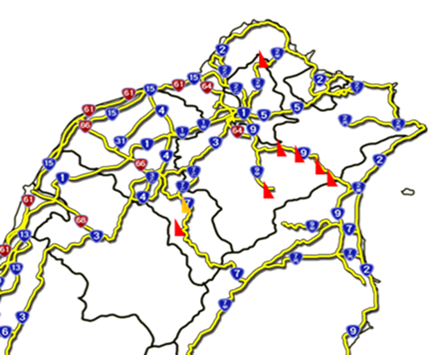
#> input picture road.png, 442 x 355 px, found by its file name
$ python combine.py
#> lines starting #> are read from the running program, lines starting #| are printed output that depends on the picture
# -*- coding: utf-8 -*-
"""
Created on Wed Dec 13 16:17:18 2023

@author: User
"""

from PIL import Image
import os
from datetime import datetime

now = datetime.now()
today = now.strftime("%Y%m%d")

path = rf"C:\Users\User\Desktop\North_auto\{today}"

os.chdir(path)

img = ["cropped_6_06QPF.png", "cropped_6_12QPF.png", "cropped_6_18QPF.png", "cropped_6_24QPF.png"]

road_path = r"C:\Users\User\Desktop\North_auto\road.png"

image2 = Image.open(road_path)
#> image2 is the input picture: PIL image 442x355 RGBA; mean R, G, B, A 30.1, 28.2, 21, 46.6

for i in img:

    image1 = Image.open(os.path.join(path, i))
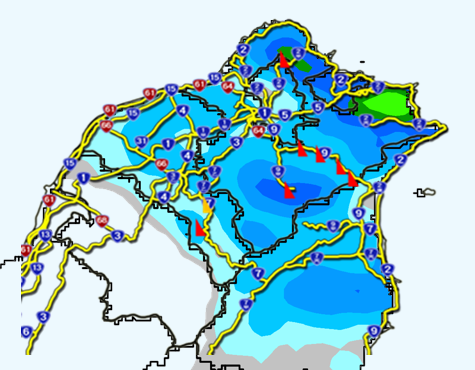
#> input picture 20231220/cropped_6_06QPF.png, 475 x 370 px, found by its file name
#> image1 is the input picture: PIL image 475x370 RGBA; mean R, G, B, A 160.4, 205.2, 215.3, 254.6
    image1.alpha_composite(image2, (21, 0))
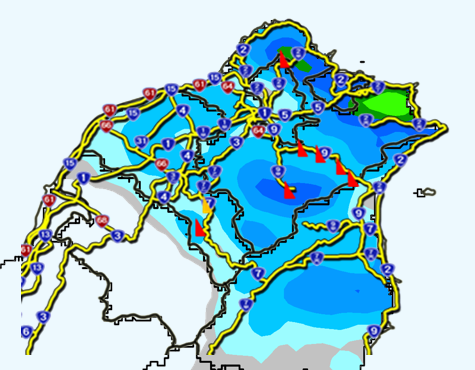
#> image1: PIL image 475x370 RGBA; mean R, G, B, A 160, 202.8, 212, 254.6; transparent parts drawn white
    image1.save(i)
#> pass 2 of the loop `for i in img:`:
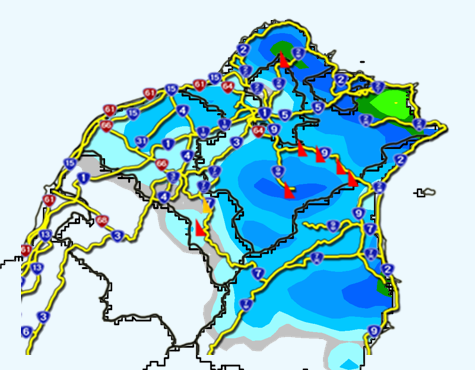
#> input picture 20231220/cropped_6_12QPF.png, 475 x 370 px, found by its file name
#> image1 is the input picture: PIL image 475x370 RGBA; mean R, G, B, A 164, 205.6, 215.2, 254.5
#> `image1.alpha_composite(image2, (21, 0))`:
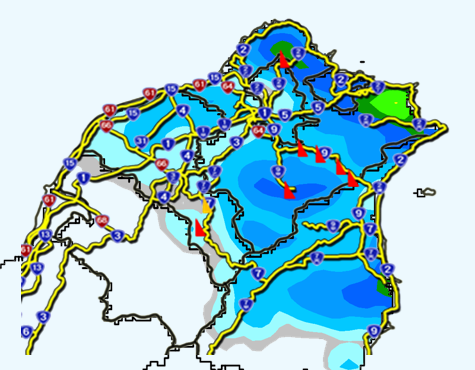
#> image1: PIL image 475x370 RGBA; mean R, G, B, A 163.5, 203.1, 212, 254.5; transparent parts drawn white
#> pass 3 of the loop `for i in img:`:
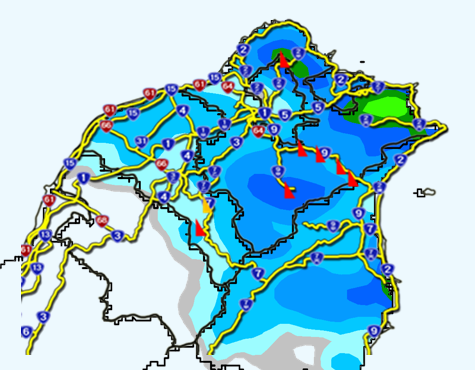
#> input picture 20231220/cropped_6_18QPF.png, 475 x 370 px, found by its file name
#> image1 is the input picture: PIL image 475x370 RGBA; mean R, G, B, A 157, 202.3, 214.7, 254.5
#> `image1.alpha_composite(image2, (21, 0))`:
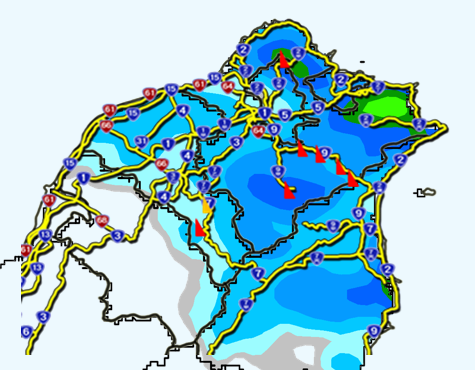
#> image1: PIL image 475x370 RGBA; mean R, G, B, A 156.8, 199.9, 211.5, 254.6; transparent parts drawn white
#> the loop made 4 passes; the first 3 are shown
